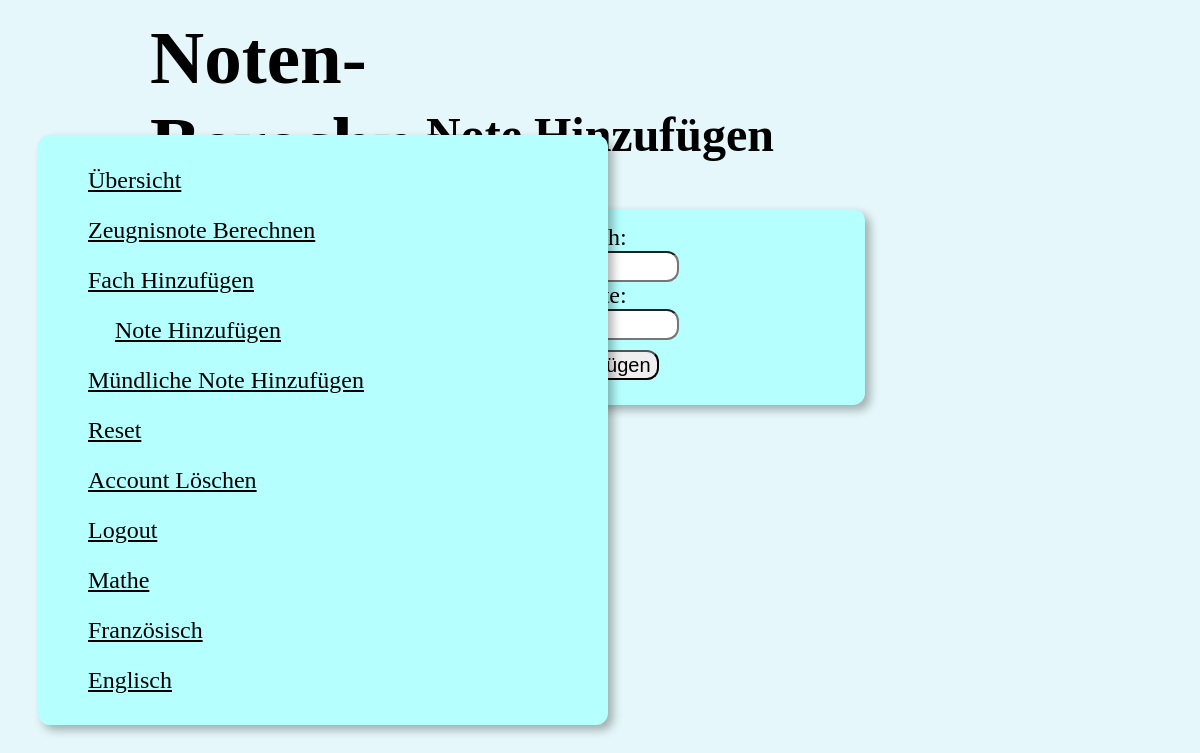
The app's page /note_hinzufügen (signed in) with its own data.
### main.py (models this page shows)
class Fach(db.Model):
    id = db.Column(db.Integer, primary_key=True)
    name = db.Column(db.String(80), nullable=False)
    noten = db.relationship('Note', backref = 'fach', lazy = 'dynamic')
    muendliche_noten = db.relationship('Muendliche_Note', backref = 'fach', lazy = 'dynamic')
    user_id = db.Column(db.Integer, db.ForeignKey('user.id'), nullable=False)

### main.py (the view, shortened to what this page needs)
@app.route('/note_hinzufügen', methods=['POST', 'GET'])
def noten_hinzufügen():
    subjects = Fach.query.filter_by(user_id=current_id).all()
    return render_template('note_hinzufügen.html', note_hinzufügen=True, subjects=subjects)

### main.py (called while the page is built)
@login_manager.user_loader
def loader_user(user_id):
    return User.query.get(user_id)

### templates/note_hinzufügen.html (shortened to what this page needs)
{% extends "base.html" %}
{% block title %}Note Hinzufügen{% endblock %}
{% block subject_links %}{{ super() }}{% endblock %}
{% block content %}
<div class="content">
    <form method="post">
        <label for="subject">Fach:</label><br>
        <input class="input" type="text" id="subject" name="subject" required><br>
        <label for="grade">Note:</label><br>
        <input class="input" type="number" id="grade" name="grade" min="1" max="6" step="0.25" required><br>
    </form>
</div>
{% endblock %}

### templates/base.html (shortened to what this page needs)
<!DOCTYPE html>
<html lang="de">
<head>
    <link rel="stylesheet" href="{{ url_for('static', filename='style.css') }}">
</head>
<body>
    <h1 class="ultimate-heading">Noten-Berechner</h1>
    <h1 class="heading">{% block title %}{% endblock %}</h1>
    <div class="links-div">
        <a class="link {{ signedin }}" href="/signedin">Übersicht</a><br>
        <a class="link {{ zeugnisnote }}" href="/zeugnisnote">Zeugnisnote Berechnen</a><br>
        <a class="link {{ fach_hinzufügen }}" href="/fach_hinzufügen">Fach Hinzufügen</a><br>
        <a class="link {{ note_hinzufügen }}" href="/note_hinzufügen">Note Hinzufügen</a><br>
        <a class="link {{ muendliche_note_hinzufügen }}" href="/muendliche_note_hinzufügen">Mündliche Note Hinzufügen</a><br>
        <a class="link {{ reset }}" href="/reset">Reset</a><br>
        <a class="link {{ delete }}" href="/delete">Account Löschen</a><br>
        <a class="link {{ logout }}" href="/logout">Logout</a><br>
        {% block subject_links %}
        {% for subject2 in subjects %}
        {% if subject2 != subject %}
        <a class="link" href="/fach_uebersicht/{{ subject2.name }}">{{ subject2.name }}</a><br>
        {% else %}
        <a class="link active" href="/fach_uebersicht/{{ subject2.name }}">{{ subject2.name }}</a><br>
        {% endif %}
        {% endfor %}
        {% endblock %}
    </div>
    {% block content %}
    {% endblock %}
</body>
</html>

### static/style.css (style rules this page uses)
.links-div { color: black; background-color: rgb(181, 255, 255); text-align: left; padding: 20px; padding-left: 50px; margin: 30px; position: absolute; top: 50%; -ms-transform: translateY(-50%); transform: translateY(-50%); border-radius: 12px; box-shadow: 5px 5px 10px rgba(0,0,0,0.3); font-size: 24px; width: 500px; line-height: 50px; }
a { color: black; font-size: 20; }
body { background-color: rgb(229, 247, 250); }
.heading { color: black; font-size: 48px; text-align: center; padding-top: 75px; padding-bottom: 15px; font-weight: bold; }
.True { animation: active; animation-duration: 0.5s; color: black; text-decoration: underline; padding-top: 12px; padding-bottom: 12px; padding-left: 12px; padding-right: 12px; margin-left: 15px; }
.content { margin: auto; padding: 15px; border-radius: 12px; box-shadow: 5px 5px 10px rgba(0,0,0,0.3); font-size: 24px; width: 500px; text-align: center; background-color: rgb(181, 255, 255); }
.ultimate-heading { color: black; font-size: 75px; text-decoration: none; left: 0%; top: 0%; width: 350px; position: absolute; text-align: left; margin-top: 0%; padding-top: 15px; padding-left: 150px; }

### records on screen
Fach: name "Mathe"
Fach: name "Französisch"
Fach: name "Englisch"
